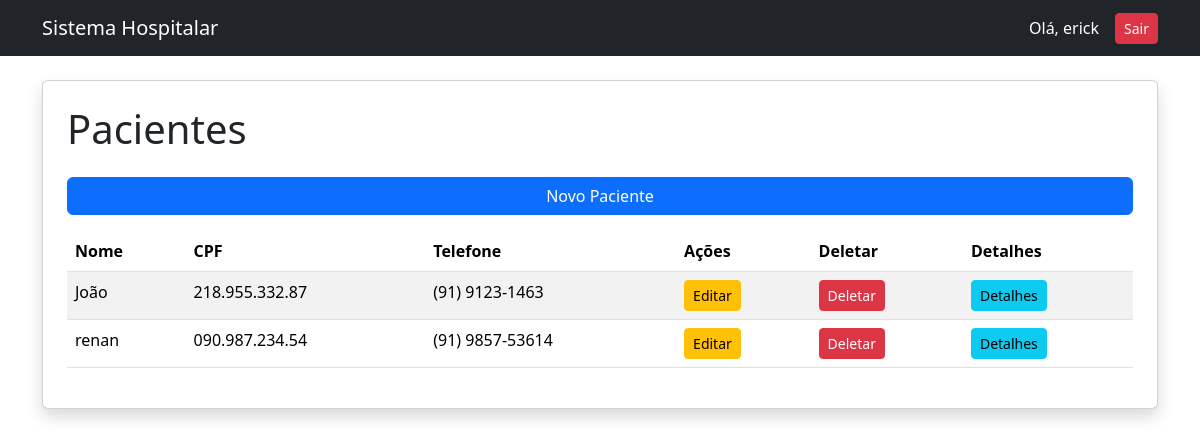
The page /pacientes/ (signed in) on the database as committed earlier.
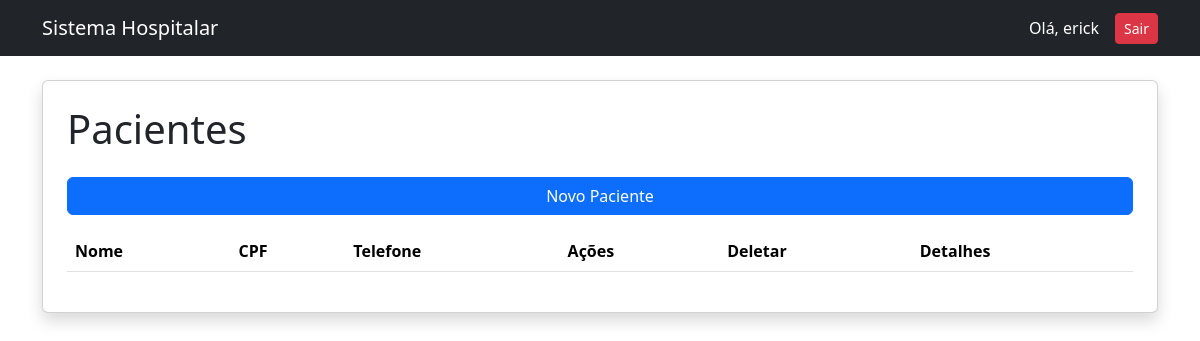
The same page on the database as committed later.
### pacientes/models.py (models this page shows, shortened)
class Paciente(models.Model):
    nome = models.CharField(max_length=100)
    cpf = models.CharField(max_length=14, unique=True)
    telefone = models.CharField(max_length=20)
    data_nascimento = models.DateField()
    criado_em = models.DateTimeField(auto_now_add=True)

### pacientes/views.py (the view)
# urls.py: path('', PacienteListView.as_view(), name='listar_pacientes'),
class PacienteListView(
    LoginRequiredMixin,
      ListView
      ):
    model = Paciente
    template_name = 'pacientes/listar.html'
    context_object_name = 'pacientes'

### pacientes/templates/pacientes/listar.html
{% extends 'base.html' %}
{% block content %}
<div class="card shadow p-4">
    <h1 class="mb-4">
        Pacientes
    </h1>
    <a
    href="{% url 'cadastrar_paciente' %}"
    class="btn btn-primary mb-3"
    >
    Novo Paciente
    </a>
    <table class="table table-striped">
        <thead>
            <tr>
                <th>Nome</th>
                <th>CPF</th>
                <th>Telefone</th>
                <th>Ações</th>
                <th>Deletar</th>
                <th>Detalhes</th>
            </tr>
        </thead>
        <tbody>
            {% for paciente in pacientes %}
                <tr>
                    <td>
                        {{ paciente.nome }}
                    </td>
                    <td>
                        {{ paciente.cpf }}
                    </td>
                    <td>
                        {{ paciente.telefone }}
                    </td>
                    <td>
                        <a
                            href="{% url 'editar_paciente' paciente.pk %}"
                            class="btn btn-warning btn-sm"
                        >
                            Editar
                        </a>
                    </td>
                    <td>
                        <a
                            href="{% url 'deletar_paciente' paciente.pk %}"
                            class="btn btn-danger btn-sm"
                        >
                            Deletar
                        </a>
                    </td>
                    <td>
                        <a
                            href="{% url 'detalhes_paciente' paciente.pk %}"
                            class="btn btn-info btn-sm"
                        >
                            Detalhes
                        </a>
                    </td>
                </tr>
            {% endfor %}
        </tbody>
    </table>
</div>
{% endblock %}

### templates/base.html (shortened to what this page needs)
<!DOCTYPE html>
<html lang="pt-br">
<head>
    <link
        href="https://cdn.jsdelivr.net/npm/bootstrap@5.3.3/dist/css/bootstrap.min.css"
        rel="stylesheet"
    >
</head>
<body>
    <nav class="navbar navbar-expand-lg navbar-dark bg-dark mb-4">
        <div class="container">
            <a
                class="navbar-brand"
                href="{% url 'dashboard' %}"
            >
                Sistema Hospitalar
            </a>
            <div class="collapse navbar-collapse">
                {% if user.is_authenticated %}
                    <div class="d-flex align-items-center gap-3">
                        <span class="text-white">
                            Olá, {{ user.username }}
                        </span>
                        <form
                            method="POST"
                            action="{% url 'logout' %}"
                        >
                            <button class="btn btn-danger btn-sm">
                                Sair
                            </button>
                        </form>
                    </div>
                {% endif %}
            </div>
        </div>
    </nav>
    <div class="container mt-4">
        {% block content %}
        {% endblock %}
    </div>
</body>
</html>

Rows that differ between the two databases and show on the page:
removed Paciente: nome "João", cpf "218.955.332.87", telefone "(91) 9123-1463"
removed Paciente: nome "renan", cpf "090.987.234.54", telefone "(91) 9857-53614"
